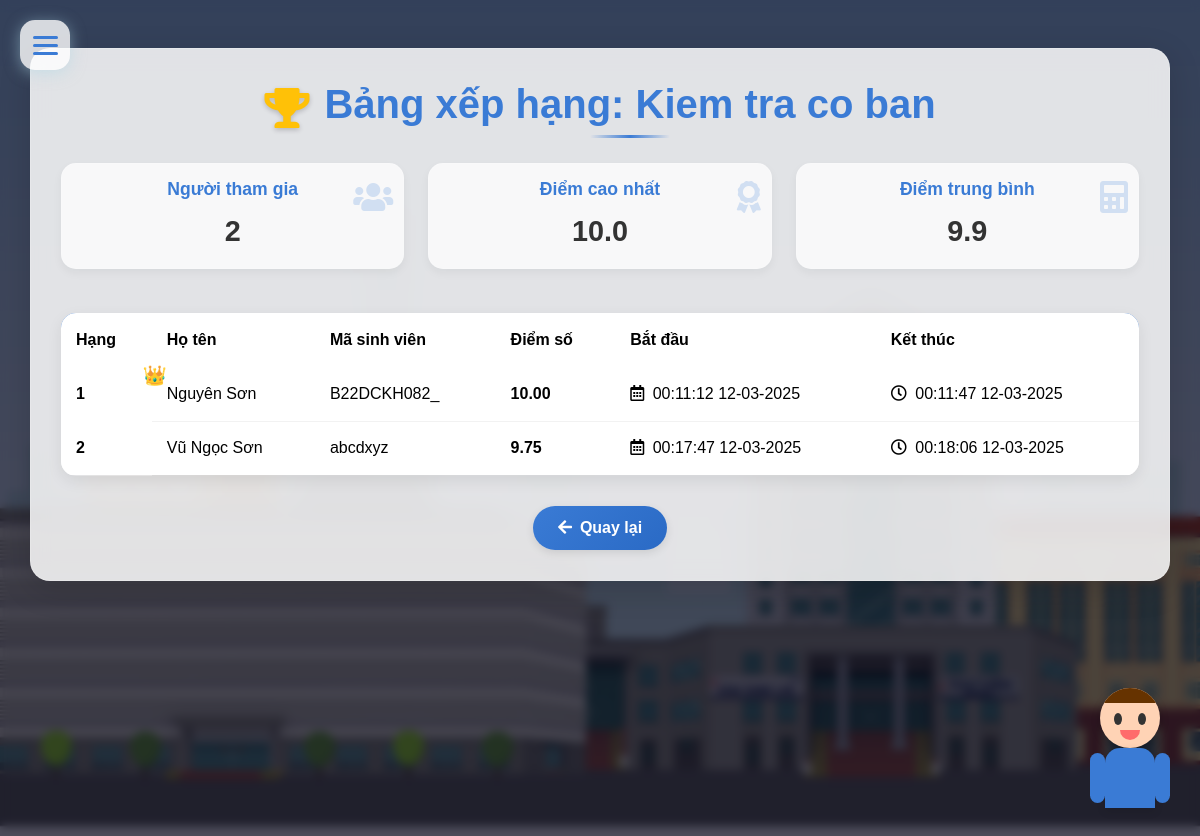
The app's page /myclass/quiz_leaderboard/25 (signed in) with its own data.
### quiz/models.py (models this page shows, shortened)
class Quiz(models.Model):
    QUIZ_TYPES = [
        ('NORMAL', 'Bài kiểm tra thông thường'),
        ('PDF', 'Bài kiểm tra PDF'),
    ]
    id = models.AutoField(primary_key=True)
    title = models.CharField(max_length=255)
    description = models.TextField()
    class_id = models.ForeignKey(MyClass, on_delete=models.CASCADE, null=True, blank=True)
    category = models.ForeignKey(Category, on_delete=models.CASCADE,null=True, blank=True)
    quiz_file = models.FileField(upload_to='quiz/' , null=True, blank=True)
    quiz_type = models.CharField(max_length=10, choices=QUIZ_TYPES, default='NORMAL')
    created_at = models.DateTimeField(auto_now_add=True)
    updated_at = models.DateTimeField(auto_now=True)
    duration = models.IntegerField(default=45)
    total_questions = models.IntegerField()
    instructor = models.ForeignKey(User, on_delete=models.CASCADE,null=True, blank=True)
    active = models.BooleanField(default=False)
    class Meta:
        verbose_name_plural = 'Quizzes'

class QuizResult(models.Model):
    id = models.AutoField(primary_key=True)
    user_id = models.ForeignKey(User, on_delete=models.CASCADE)
    quiz_id = models.ForeignKey(Quiz, on_delete=models.CASCADE)
    score = models.FloatField()
    correct_answers = models.IntegerField()
    incorrect_answers = models.IntegerField()
    start_time = models.DateTimeField(default=timezone.now)
    end_time = models.DateTimeField(default=timezone.now)

### account/models.py (models this page shows, shortened)
class Profile(models.Model):
    user = models.OneToOneField(User, on_delete=models.CASCADE, null=True, related_name='profile', verbose_name='User Object')
    user_class = models.TextField(blank=True, null=True)
    email = models.EmailField(blank=True, null=True, max_length=254, unique=True)
    profile_img = models.ImageField(upload_to='profile_images', default='profile_images/user.jpg', blank=True, null=True, verbose_name='Profile Pic')
    studen_id = models.CharField(max_length=15, blank=True, null=True)
    GENDER = (
        ('Male', 'Male'),
        ('Female', 'Female'),
        ('Other', 'Other'),
    )
    gender = models.CharField(max_length=6, choices=GENDER, blank=True, null=True)

### quiz/views.py (the view)
# urls.py: path('quiz_leaderboard/<int:quiz_id>', quiz_views.quiz_leaderboard_view, name='quiz_leaderboard'),
@login_required(login_url='login')
def quiz_leaderboard_view(request, quiz_id):
    quiz = get_object_or_404(Quiz, id=quiz_id)
    class_instance = quiz.class_id
    if request.user != quiz.instructor and request.user not in class_instance.students.all():
        return render(request, '404.html', status=404)  # Trả về trang 403 nếu không có quyền truy cập
    subquery = QuizResult.objects.filter(
    user_id=OuterRef('user_id'),
    quiz_id=OuterRef('quiz_id')
    ).order_by('-score').values('score')[:1]
    results = QuizResult.objects.filter(score = Subquery(subquery), quiz_id = quiz_id).order_by('-score')
    return render(request,
                  'quiz_leaderboard.html',
                  { 'quiz': quiz,
                    'results': results})

### templates/quiz_leaderboard.html (shortened to what this page needs)
<!DOCTYPE html>
<html lang="en">
<head>
    <link rel="stylesheet" href="/static/cssQuan/bootstrap.min.css">
    <link rel="stylesheet" href="/static/css/style.css">
    <link rel="stylesheet" href="https://cdnjs.cloudflare.com/ajax/libs/font-awesome/5.15.4/css/all.min.css">
    <link href='https://unpkg.com/boxicons@2.1.4/css/boxicons.min.css' rel='stylesheet'>
</head>
<body class="fade-in">
    {% include "Components/newmenu.html" %}
    <div class="container my-5">
        <div class="d-flex justify-content-center align-items-center mb-4">
            <span class="trophy-icon"><i class="fas fa-trophy"></i></span>
            <h1 class="leaderboard-title mb-0">Bảng xếp hạng: {{ quiz.title }}</h1>
        </div>
        <div class="row mb-4">
            <div class="col-md-4">
                <div class="stats-card text-center position-relative">
                    <span class="stats-icon"><i class="fas fa-users"></i></span>
                    <h5>Người tham gia</h5>
                    <p>{{ results|length }}</p>
                </div>
            </div>
            <div class="col-md-4">
                <div class="stats-card text-center position-relative">
                    <span class="stats-icon"><i class="fas fa-award"></i></span>
                    <h5>Điểm cao nhất</h5>
                    <p>{% if results %}{{ results.0.score }}{% else %}0{% endif %}</p>
                </div>
            </div>
            <div class="col-md-4">
                <div class="stats-card text-center position-relative">
                    <span class="stats-icon"><i class="fas fa-calculator"></i></span>
                    <h5>Điểm trung bình</h5>
                    <p id="average-score">0</p>
                </div>
            </div>
        </div>
        {% if results %}
            <div class="leaderboard-table table-responsive">
                <table class="table table-hover mb-0">
                    <thead>
                        <tr>
                            <th scope="col">Hạng</th>
                            <th scope="col">Họ tên</th>
                            <th scope="col">Mã sinh viên</th>
                            <th scope="col">Điểm số</th>
                            <th scope="col">Bắt đầu</th>
                            <th scope="col">Kết thúc</th>
                        </tr>
                    </thead>
                    <tbody>
                        {% for result in results %}
                        <tr>
                            <th scope="row" class="{% if forloop.counter == 1 %}rank-1{% elif forloop.counter == 2 %}rank-2{% elif forloop.counter == 3 %}rank-3{% endif %}">{{ forloop.counter }}</th>
                            <td>{{ result.user_id.first_name }} {{ result.user_id.last_name }}</td>
                            <td>{{ result.user_id.profile.studen_id }}</td>
                            <td class="fw-bold">{{ result.score|floatformat:2 }}</td>
                            <td><i class="far fa-calendar-alt me-1"></i> {{ result.start_time|date:"H:i:s d-m-Y" }}</td>
                            <td><i class="far fa-clock me-1"></i> {{ result.end_time|date:"H:i:s d-m-Y" }}</td>
                        </tr>
                        {% endfor %}
                    </tbody>
                </table>
            </div>
        {% else %}
            <div class="no-results">
                <i class="fas fa-info-circle me-2"></i> Chưa có kết quả nào cho bài kiểm tra này.
            </div>
        {% endif %}
        <div class="text-center mt-4">
            <a href="javascript:history.back()" class="btn btn-primary">
                <i class="fas fa-arrow-left me-2"></i>Quay lại
            </a>
        </div>
    </div>
    {% include "Components/chat_bubble.html" %}
</body>
</html>

### static/css/style.css (style rules this page uses)
* { font-family: 'Arial', 'Tahoma', 'Verdana', 'Roboto', 'Open Sans', sans-serif; }
body { background-image: url("../images/Bg1.jpg"); background-size: cover; background-repeat: no-repeat; background-attachment: fixed; background-position: center; }

### templates/quiz_leaderboard.html (style rules this page uses)
* { margin: 0; padding: 0; box-sizing: border-box; font-family: 'Arial', sans-serif; }
body { background-image: url('/static/images/Ptit.jpg'); background-size: cover; background-repeat: no-repeat; background-attachment: fixed; background-position: center; position: relative; min-height: 100vh; }
body::before { content: ''; position: fixed; top: 0; left: 0; width: 100%; height: 100%; background-color: rgba(0, 0, 20, 0.7); backdrop-filter: blur(5px); -webkit-backdrop-filter: blur(5px); z-index: -1; pointer-events: none; }
.fade-in { animation: fadeIn 0.5s ease-in; }
.container { background: rgba(255, 255, 255, 0.85); border-radius: 20px; box-shadow: 0 8px 32px rgba(0, 0, 0, 0.15); backdrop-filter: blur(10px); -webkit-backdrop-filter: blur(10px); padding: 30px; margin-top: 80px; margin-bottom: 50px; transition: all 0.3s ease; border: 1px solid rgba(255, 255, 255, 0.18); }
.leaderboard-title { color: #3a7bd5; font-weight: 700; position: relative; padding-bottom: 10px; margin-bottom: 25px; text-align: center; }
.leaderboard-title::after { content: ''; position: absolute; bottom: 0; left: 50%; transform: translateX(-50%); width: 80px; height: 3px; background: linear-gradient(90deg, transparent, #3a7bd5, transparent); border-radius: 3px; }
.trophy-icon { font-size: 2.5rem; color: #ffc107; margin-right: 15px; text-shadow: 0 2px 5px rgba(0, 0, 0, 0.2); animation: swing 2s infinite; display: inline-block; }
.leaderboard-table { border-radius: 15px; overflow: hidden; box-shadow: 0 5px 15px rgba(0, 0, 0, 0.08); margin-bottom: 30px; }
.leaderboard-table thead { background: linear-gradient(135deg, #3a7bd5, #2a6ac5); color: white; }
.leaderboard-table th { font-weight: 600; padding: 15px; border: none; }
.leaderboard-table td { padding: 12px 15px; border-color: rgba(0, 0, 0, 0.05); vertical-align: middle; }
.leaderboard-table tbody tr { transition: all 0.3s ease; background-color: rgba(255, 255, 255, 0.6); }
.rank-1, .rank-2, .rank-3 { font-weight: bold; }
.rank-1 { color: #ffd700; position: relative; }
.rank-1::after { content: "👑"; position: absolute; top: -5px; right: -15px; font-size: 1.2rem; }
.rank-2 { color: #c0c0c0; }
.btn { border-radius: 30px; padding: 10px 25px; font-weight: 600; transition: all 0.3s ease; box-shadow: 0 3px 8px rgba(0, 0, 0, 0.1); border: none; }
.btn-primary { background: linear-gradient(135deg, #3a7bd5, #2a6ac5); }
.stats-card { background: rgba(255, 255, 255, 0.75); border-radius: 15px; padding: 15px; margin-bottom: 20px; border: 1px solid rgba(255, 255, 255, 0.18); box-shadow: 0 4px 10px rgba(0, 0, 0, 0.05); transition: all 0.3s ease; }
.stats-card h5 { color: #3a7bd5; font-weight: 600; margin-bottom: 10px; font-size: 1.1rem; }
.stats-card p { font-size: 1.8rem; font-weight: bold; color: #333; margin: 0; }
.stats-card .stats-icon { font-size: 2rem; opacity: 0.2; position: absolute; top: 10px; right: 10px; color: #3a7bd5; }

### records on screen
Quiz: title "Kiem tra co ban"
QuizResult: score "10.0", user_id.first_name "Nguyên", user_id.last_name "Sơn", user_id.profile.studen_id "B22DCKH082_", score "10.00", start_time "00:11:12 12-03-2025", end_time "00:11:47 12-03-2025"
QuizResult: user_id.first_name "Vũ", user_id.last_name "Ngọc Sơn", user_id.profile.studen_id "abcdxyz", score "9.75", start_time "00:17:47 12-03-2025", end_time "00:18:06 12-03-2025"

### other values on screen
{{ results|length }} "2"
